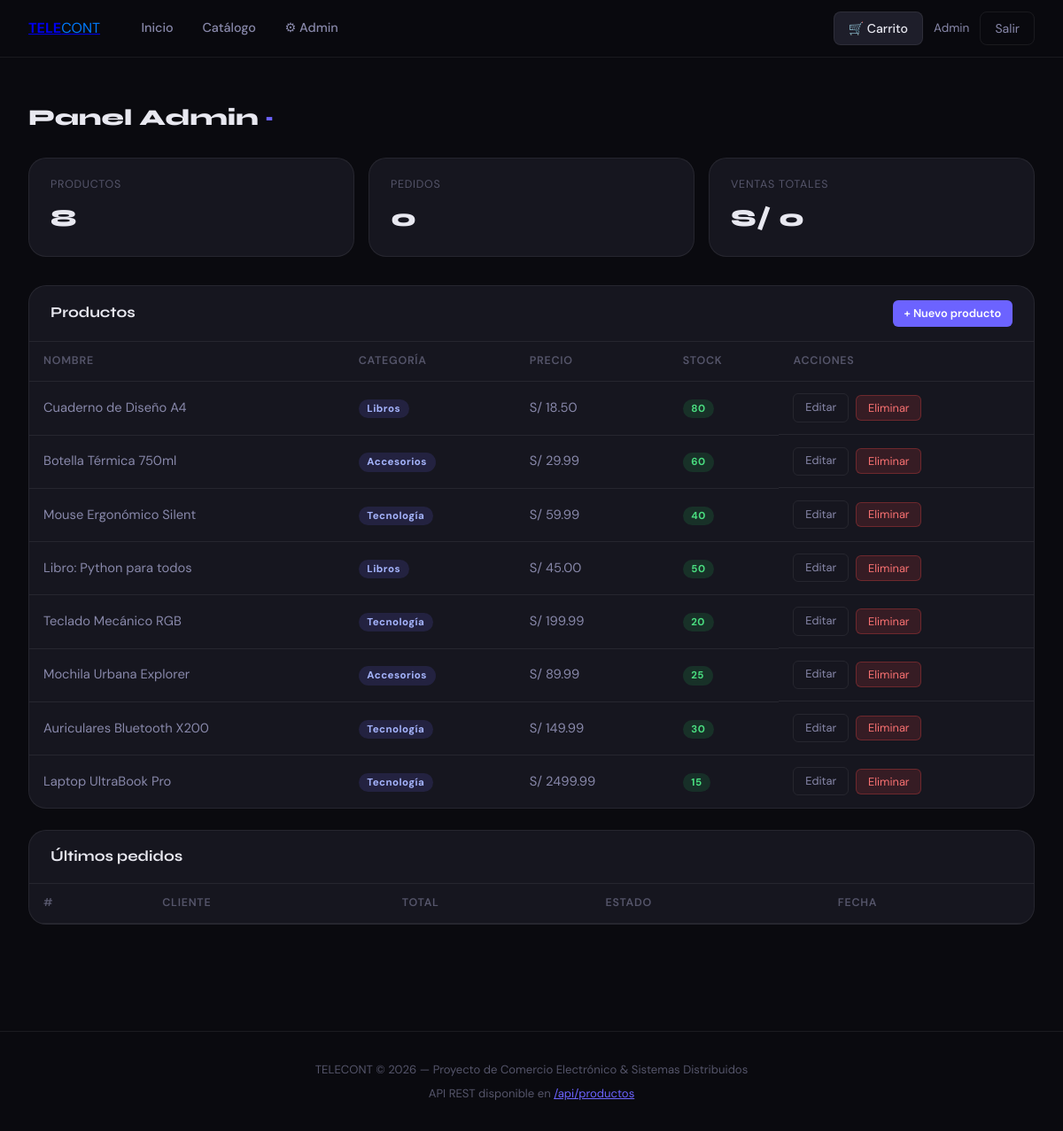
Page /admin (signed in) on the committed database.
### app.py (models this page shows, shortened)
class Usuario(db.Model):
    __tablename__ = 'usuarios'
    id = db.Column(db.Integer, primary_key=True)
    nombre = db.Column(db.String(100), nullable=False)
    email = db.Column(db.String(120), unique=True, nullable=False)
    password_hash = db.Column(db.String(256), nullable=False)
    es_admin = db.Column(db.Boolean, default=False)
    creado_en = db.Column(db.DateTime, default=datetime.utcnow)

class Producto(db.Model):
    __tablename__ = 'productos'
    id = db.Column(db.Integer, primary_key=True)
    nombre = db.Column(db.String(150), nullable=False)
    descripcion = db.Column(db.Text, nullable=False)
    precio = db.Column(db.Float, nullable=False)
    stock = db.Column(db.Integer, default=10)
    categoria = db.Column(db.String(80), nullable=False)
    imagen_url = db.Column(db.String(300), default='')
    creado_en = db.Column(db.DateTime, default=datetime.utcnow)

### app.py (the view)
@app.route('/admin')
def admin():
    u = usuario_actual()
    if not u or not u.es_admin:
        flash('Acceso restringido.', 'danger')
        return redirect(url_for('index'))
    productos = Producto.query.order_by(Producto.creado_en.desc()).all()
    pedidos = Pedido.query.order_by(Pedido.creado_en.desc()).limit(10).all()
    total_ventas = db.session.query(db.func.sum(Pedido.total)).scalar() or 0
    return render_template('admin.html',
                           productos=productos,
                           pedidos=pedidos,
                           total_ventas=total_ventas,
                           usuario=u,
                           carrito_count=carrito_count())

### app.py (called while the page is built)
def usuario_actual():
    if 'usuario_id' in session:
        return Usuario.query.get(session['usuario_id'])
    return None

def carrito_count():
    carrito = session.get('carrito', {})
    return sum(carrito.values())

### templates/admin.html (shortened to what this page needs)
{% extends "base.html" %}
{% block content %}
<h1 class="section-title">Panel Admin <span>·</span></h1>
<div class="admin-stats">
  <div class="stat-card">
    <div class="label">Productos</div>
    <div class="value">{{ productos|length }}</div>
  </div>
  <div class="stat-card">
    <div class="label">Pedidos</div>
    <div class="value">{{ pedidos|length }}</div>
  </div>
  <div class="stat-card">
    <div class="label">Ventas totales</div>
    <div class="value">S/ {{ "%.0f"|format(total_ventas) }}</div>
  </div>
</div>
<div class="admin-section">
  <div class="admin-section-header">
    <h2>Productos</h2>
    <a href="/admin/producto/nuevo" class="btn-primary btn-sm">+ Nuevo producto</a>
  </div>
  <table>
    <thead>
      <tr><th>Nombre</th><th>Categoría</th><th>Precio</th><th>Stock</th><th>Acciones</th></tr>
    </thead>
    <tbody>
      {% for p in productos %}
      <tr>
        <td>{{ p.nombre }}</td>
        <td><span class="badge badge-purple">{{ p.categoria }}</span></td>
        <td>S/ {{ "%.2f"|format(p.precio) }}</td>
        <td>
          {% if p.stock > 5 %}<span class="badge badge-success">{{ p.stock }}</span>
          {% elif p.stock > 0 %}<span class="badge badge-warning">{{ p.stock }}</span>
          {% else %}<span style="color:var(--danger);font-size:.8rem">Agotado</span>{% endif %}
        </td>
        <td style="display:flex;gap:.5rem;align-items:center">
          <a href="/admin/producto/editar/{{ p.id }}" class="btn-outline btn-sm">Editar</a>
          <form action="/admin/producto/eliminar/{{ p.id }}" method="POST" onsubmit="return confirm('¿Eliminar este producto?')">
            <button type="submit" class="btn-danger">Eliminar</button>
          </form>
        </td>
      </tr>
      {% endfor %}
    </tbody>
  </table>
</div>
<div class="admin-section">
  <div class="admin-section-header">
    <h2>Últimos pedidos</h2>
  </div>
  <table>
    <thead>
      <tr><th>#</th><th>Cliente</th><th>Total</th><th>Estado</th><th>Fecha</th></tr>
    </thead>
  </table>
</div>
{% endblock %}

### templates/base.html (shortened to what this page needs)
<!DOCTYPE html>
<html lang="es">
<head>
</head>
<body>
  <nav>
    <div class="nav-inner">
      <a class="navbar-brand" href="/"><b>TELE</b><span style="color: #007bff;">CONT</span></a>
      <div class="nav-links">
        <a href="/">Inicio</a>
        <a href="/catalogo">Catálogo</a>
        {% if usuario and usuario.es_admin %}
        <a href="/admin">⚙ Admin</a>
        {% endif %}
      </div>
      <div class="nav-right">
        <a href="/carrito" class="btn-cart">
          🛒 Carrito
        </a>
        {% if usuario %}
        <span style="font-size:.85rem;color:var(--text2)">{{ usuario.nombre }}</span>
        <a href="/logout" class="btn-outline">Salir</a>
        {% else %}
        <a href="/login" class="btn-outline">Entrar</a>
        <a href="/registro" class="btn-primary">Registro</a>
        {% endif %}
      </div>
    </div>
  </nav>
  <main>
    {% block content %}{% endblock %}
  </main>
  <footer>
    <p>TELECONT &copy; 2026 &mdash; Proyecto de Comercio Electrónico &amp; Sistemas Distribuidos</p>
    <p style="margin-top:.4rem">API REST disponible en <a href="/api/productos"
        style="color:var(--accent)">/api/productos</a></p>
  </footer>
</body>
</html>

### templates/base.html (style rules this page uses)
*, *::before, *::after { box-sizing: border-box; margin: 0; padding: 0; }
:root { --bg: #0a0a0f; --bg2: #111118; --surface: #16161f; --surface2: #1e1e2a; --border: rgba(255, 255, 255, 0.07); --accent: #6c63ff; --accent2: #ff6584; --text: #e8e8f0; --text2: #8888aa; --text3: #55556a; --success: #22c55e; --warning: #f59e0b; --danger: #ef4444; --radius: 12px; --radius-lg: 20px; }
body { font-family: 'DM Sans', sans-serif; background: var(--bg); color: var(--text); min-height: 100vh; line-height: 1.6; }
nav { position: sticky; top: 0; z-index: 100; background: rgba(10, 10, 15, 0.85); backdrop-filter: blur(20px); border-bottom: 1px solid var(--border); padding: 0 2rem; }
.nav-inner { max-width: 1200px; margin: 0 auto; display: flex; align-items: center; gap: 2rem; height: 64px; }
.nav-links { display: flex; gap: 0.25rem; flex: 1; }
.nav-links a { color: var(--text2); text-decoration: none; padding: 0.4rem 0.9rem; border-radius: 8px; font-size: 0.9rem; font-weight: 500; transition: all .2s; }
.nav-right { display: flex; align-items: center; gap: 0.75rem; }
.btn-cart { position: relative; background: var(--surface2); border: 1px solid var(--border); color: var(--text); text-decoration: none; padding: 0.45rem 1rem; border-radius: 8px; font-size: 0.88rem; font-weight: 500; transition: all .2s; display: flex; align-items: center; gap: 0.5rem; }
.btn-primary { background: var(--accent); color: #fff; border: none; padding: 0.45rem 1.1rem; border-radius: 8px; font-size: 0.88rem; font-weight: 600; cursor: pointer; text-decoration: none; display: inline-flex; align-items: center; gap: 0.4rem; transition: all .2s; font-family: inherit; }
.btn-outline { background: transparent; color: var(--text2); border: 1px solid var(--border); padding: 0.45rem 1rem; border-radius: 8px; font-size: 0.88rem; cursor: pointer; text-decoration: none; display: inline-flex; align-items: center; transition: all .2s; font-family: inherit; }
main { max-width: 1200px; margin: 0 auto; padding: 2rem; }
table { width: 100%; border-collapse: collapse; }
th { text-align: left; font-size: 0.78rem; font-weight: 600; text-transform: uppercase; letter-spacing: 0.06em; color: var(--text3); padding: 0.75rem 1rem; border-bottom: 1px solid var(--border); }
td { padding: 0.85rem 1rem; border-bottom: 1px solid var(--border); font-size: 0.92rem; color: var(--text2); }
tr:last-child td { border-bottom: none; }
.badge { padding: 0.2rem 0.6rem; border-radius: 999px; font-size: 0.72rem; font-weight: 700; letter-spacing: 0.04em; }
.badge-success { background: rgba(34, 197, 94, .15); color: #4ade80; }
.badge-purple { background: rgba(108, 99, 255, .15); color: #a5b4fc; }
.section-title { font-family: 'Syne', sans-serif; font-size: 1.6rem; font-weight: 800; color: var(--text); margin-bottom: 1.5rem; }
.section-title span { color: var(--accent); }
footer { margin-top: 4rem; border-top: 1px solid var(--border); text-align: center; padding: 2rem; color: var(--text3); font-size: 0.82rem; }

### templates/admin.html (style rules this page uses)
.admin-stats { display:grid; grid-template-columns:repeat(auto-fit,minmax(160px,1fr)); gap:1rem; margin-bottom:2rem; }
.stat-card { background:var(--surface); border:1px solid var(--border); border-radius:var(--radius-lg); padding:1.25rem 1.5rem; }
.stat-card .label { font-size:.78rem; color:var(--text3); text-transform:uppercase; letter-spacing:.06em; margin-bottom:.4rem; }
.stat-card .value { font-family:'Syne',sans-serif; font-size:1.7rem; font-weight:800; color:var(--text); }
.admin-section { background:var(--surface); border:1px solid var(--border); border-radius:var(--radius-lg); overflow:hidden; margin-bottom:1.5rem; }
.admin-section-header { display:flex; justify-content:space-between; align-items:center; padding:1rem 1.5rem; border-bottom:1px solid var(--border); }
.admin-section-header h2 { font-family:'Syne',sans-serif; font-size:1.05rem; font-weight:700; }
.btn-sm { padding:.3rem .8rem; font-size:.8rem; border-radius:6px; }
.btn-danger { background:rgba(239,68,68,.15); color:#f87171; border:1px solid rgba(239,68,68,.3); cursor:pointer; font-family:inherit; transition:all .2s; border-radius:6px; padding:.3rem .8rem; font-size:.8rem; }

### rows in the picture
Usuario: nombre "Admin"
Producto: nombre "Cuaderno de Diseño A4", categoria "Libros", precio "18.50", stock "80"
Producto: nombre "Botella Térmica 750ml", categoria "Accesorios", precio "29.99", stock "60"
Producto: nombre "Mouse Ergonómico Silent", categoria "Tecnología", precio "59.99", stock "40"
Producto: nombre "Libro: Python para todos", categoria "Libros", precio "45.00", stock "50"
Producto: nombre "Teclado Mecánico RGB", categoria "Tecnología", precio "199.99", stock "20"
Producto: nombre "Mochila Urbana Explorer", categoria "Accesorios", precio "89.99", stock "25"
Producto: nombre "Auriculares Bluetooth X200", categoria "Tecnología", precio "149.99", stock "30"
Producto: nombre "Laptop UltraBook Pro", categoria "Tecnología", precio "2499.99", stock "15"

### other values in the picture
{{ productos|length }} "8"
{{ pedidos|length }} "0"
{{ "%.0f"|format(total_ventas) }} "0"
